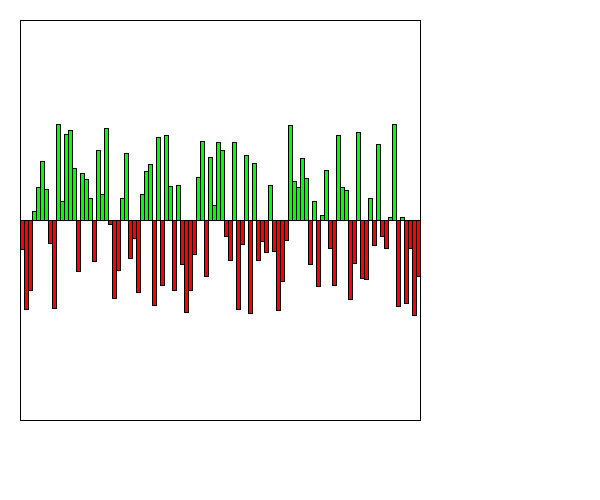
Frame 1 (no input)
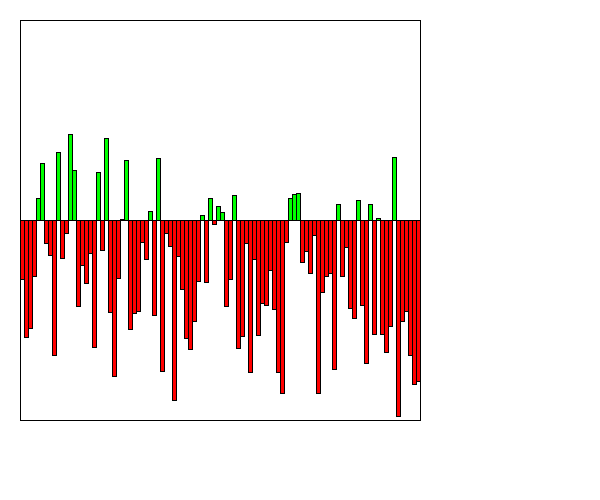
Frame 60 (the mouse pressed at the canvas centre just before this capture)
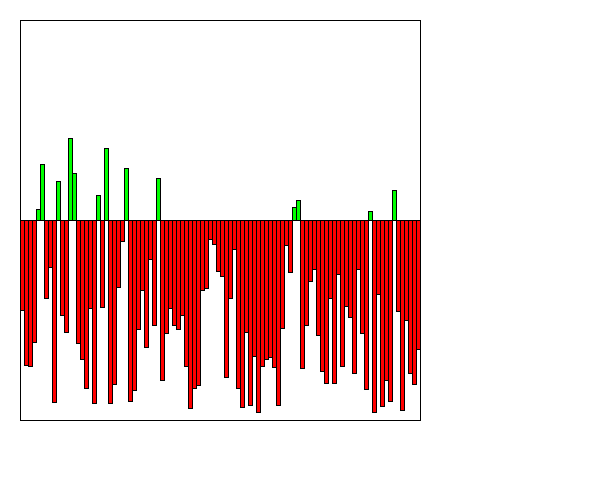
Frame 120 (the mouse held since frame 60 and released just before this capture)

The Processing sketch that drew these frames (run headless with seeded random() and noise(); from frame 60 on, the mouse is pressed at the canvas centre):

// Processing sketch: Section1
// ── Section1.pde
int MAX_VALUE = 100;
int MIN_VALUE = -100;
Visualizer v;

/*You are simulating a visualizer of multiple values
 You need to create a display method first. 
 Then you can make a method that changes the values each time the update is called. 
 */
class Visualizer {
  float x, y;
  float [] values;
  float [] speeds;
  float wid, len;
  Visualizer(float x, float y, int datas, float widt, float hi) {
    this.x = x;
    this.y = y;
    wid = widt;
    len = hi;
    values = new float[datas];
    speeds = new float[datas];
    for (int i = 0; i < values.length; i++) {
      values[i] = random(-99, 99);
      speeds[i] = random(2);
    }
  }

  void display() {
    //draw the bars equally spaced inside this box. 
    //You can assume 10, but it would be even better 
    //if you could modify it to be larger increments.
    fill(255);
    rect(x, y, wid, len);
    //This is a 200x400 box.
    //The width of the visualizer is 400! This rect is the border

    //the line is the 0 y-value, the top is 100, the bottom is -100
    line(x, y+(len/2), x+wid, y+(len/2));

    //You need to use a loop. You need to make the HEIGHT of the bars 
    //the values in the array.
    //Negative values are red, and go below the line.
    //Positive values are green and go above the line.
    for(int i = 0; i < values.length; i++){
      if (values[i] <= len/2 && values[i] > 0){
        fill(255, 0, 0);
      }
      else if (values[i] <= 0 && values[i] > (len/2) * -1) {
        fill(0, 255, 0); 
      }

      rect(x + (wid/values.length)*i, y+(len/2), wid/values.length, values[i]);
    }
    //???WRITE THIS METHOD FIRST!!!
    //THESE ARE WRONG: They just illustrate how they could look
    //fill(255, 0, 0);
    //rect(x+40, y+100, 60, 50);
    //fill(0, 255, 0);
    //rect(x+120, y+50, 60, 50);


    //Width of the visualizer is 400!

  
  }
  void update() {
    //???WRITE THIS METHOD SECOND!!!
    for (int i = 0; i < values.length; i++) {
      if(values[i] + speeds[i] < len/2 && values[i] + speeds[i] > (len/2) * -1){
        values[i] += speeds[i]; //the speed updates the values. Do not touch this.
      }
      else if(values[i] + speeds[i] >= len/2 || values[i] + speeds[i] <= (len/2) * -1){
        speeds[i] = speeds[i] * -1;
        values[i] += speeds[i];
      }
      //??? keep them values between max/min value so they stay in the box.

      //??? reverse the speeds so the bar oscillates up/down when it reaches max/min

      
    }
  }
}

void setup() {
  size(600, 500);
  v = new Visualizer(20, 20, 100, 400, 400);
}
void draw() {
  background(255);
  v.display();
  v.update();
}
